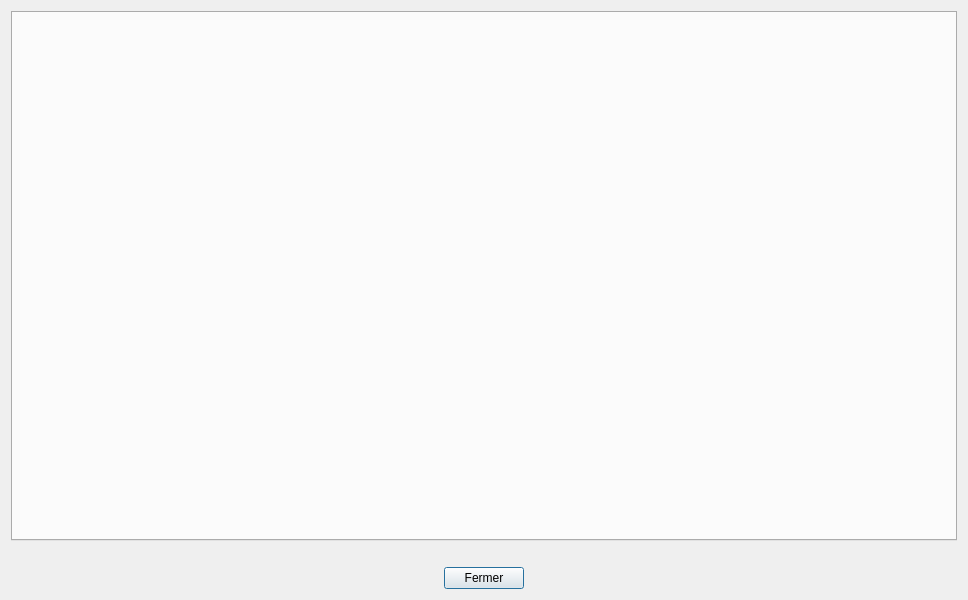
<?xml version="1.0" encoding="UTF-8"?>
<ui version="4.0">
 <class>tablesDataV1</class>
 <widget class="QDialog" name="tablesDataV1">
  <property name="geometry">
   <rect>
    <x>0</x>
    <y>0</y>
    <width>968</width>
    <height>600</height>
   </rect>
  </property>
  <property name="sizePolicy">
   <sizepolicy hsizetype="Preferred" vsizetype="Preferred">
    <horstretch>0</horstretch>
    <verstretch>0</verstretch>
   </sizepolicy>
  </property>
  <property name="minimumSize">
   <size>
    <width>0</width>
    <height>0</height>
   </size>
  </property>
  <property name="windowTitle">
   <string>BD JO</string>
  </property>
  <layout class="QVBoxLayout" name="verticalLayout">
   <item>
    <widget class="QTabWidget" name="tabWidget">
     <property name="enabled">
      <bool>true</bool>
     </property>
     <property name="currentIndex">
      <number>-1</number>
     </property>
    </widget>
   </item>
   <item>
    <widget class="QLabel" name="label_error">
     <property name="text">
      <string/>
     </property>
    </widget>
   </item>
   <item>
    <layout class="QHBoxLayout" name="horizontalLayout">
     <item>
      <spacer name="horizontalSpacer_data_V1">
       <property name="orientation">
        <enum>Qt::Horizontal</enum>
       </property>
       <property name="sizeHint" stdset="0">
        <size>
         <width>40</width>
         <height>20</height>
        </size>
       </property>
      </spacer>
     </item>
     <item>
      <widget class="QPushButton" name="pushButton_data_V1">
       <property name="text">
        <string>Fermer</string>
       </property>
      </widget>
     </item>
     <item>
      <spacer name="horizontalSpacer_2_data_V1">
       <property name="orientation">
        <enum>Qt::Horizontal</enum>
       </property>
       <property name="sizeHint" stdset="0">
        <size>
         <width>40</width>
         <height>20</height>
        </size>
       </property>
      </spacer>
     </item>
    </layout>
   </item>
  </layout>
 </widget>
 <resources/>
 <connections>
  <connection>
   <sender>pushButton_data_V1</sender>
   <signal>clicked()</signal>
   <receiver>tablesDataV1</receiver>
   <slot>close()</slot>
   <hints>
    <hint type="sourcelabel">
     <x>360</x>
     <y>575</y>
    </hint>
    <hint type="destinationlabel">
     <x>323</x>
     <y>169</y>
    </hint>
   </hints>
  </connection>
 </connections>
 <slots>
  <slot>refreshSpectaclesData()</slot>
  <slot>refreshZonesData()</slot>
  <slot>refreshRepresentationsData()</slot>
 </slots>
</ui>
